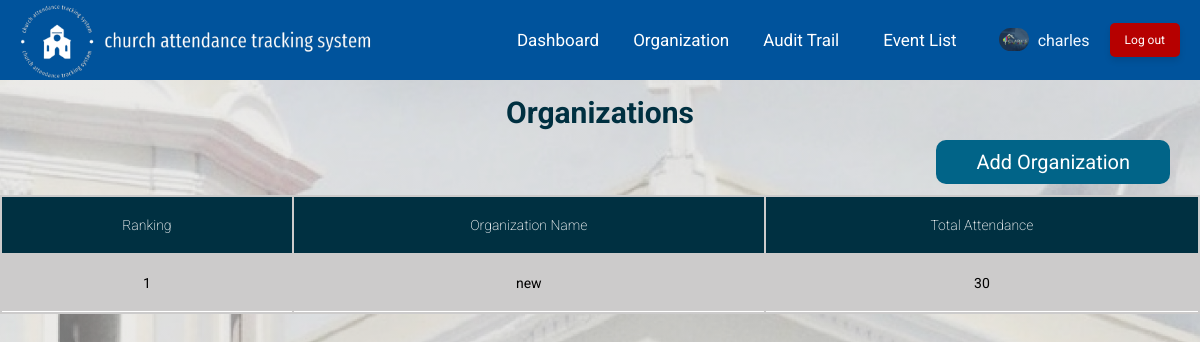
The app's page /cadminorg.php (signed in) with its own data.
### tables this page shows
CREATE TABLE `userlist` (
  `id` int(11) UNSIGNED NOT NULL,
  `username` varchar(50) NOT NULL,
  `access` varchar(50) NOT NULL,
  `church_member` varchar(3) NOT NULL,
  `email` varchar(50) NOT NULL,
  `organization` text DEFAULT NULL,
  `contact` double DEFAULT NULL,
  `profile_picture` text DEFAULT NULL,
  `password` varchar(500) NOT NULL
);

### cadminorg.php (the view, shortened to what this page needs)
<?php
require_once './include/connect/dbcon.php';
$user_id = $_SESSION["user_id"];
try {
    $pdo->setAttribute(PDO::ATTR_ERRMODE, PDO::ERRMODE_EXCEPTION);
    $sql = "SELECT * FROM userlist WHERE id=:user_id";
    $result = $pdo->prepare($sql);
    $result->execute([":user_id" => $user_id]);
    $user = $result->fetch();
    $sql = "SELECT * FROM userlist WHERE access = :access";
    $result = $pdo->prepare($sql);
    $result->bindValue(':access', "orgadmin");
    $result->execute();
    $userorg = $result->fetchAll(PDO::FETCH_ASSOC);
} catch (PDOException $exc) {
    $message = $exc->getMessage();
    echo "Exception: $message";
}
?>
<!DOCTYPE html>
<html lang="en">
<head>
    <link rel="stylesheet" href="cadminorg.css">
</head>
    <body>
          <div class="header">
            <div class="left-section">
                <a href="cadminhome.php" id="logo-link">
                    <img src="images/logos/newwhitetranspa.png" alt="">
                </a>
            </div>
            <div class="right-section">
                <a href="cadminhome.php" class="dashh">Dashboard</a>
                <a href="cadminorg.php" class="orgs">Organization</a>
                <a href="cadminaudit.php" class="audtrail" >Audit Trail</a>
                <a href="ceventlist.php" class="ev" >Event List</a>
                <div class="profile-link">
                  <a href="cadminprofile.php" target="_blank">
                    <img class="profile-picture" src="<?php echo $user["profile_picture"]; ?>" alt="">
                  </a>
                </div>
                <div class="user-name">
                  <a href="cadminprofile.php" target="_blank"> <?php echo $user["username"]; ?></a>
              </div>
              <a class="logout" href="logout.php">Log out</a>
            </div>
          </div>
          <section class="orgtable">
            <div class="container">
                <div class="text-title">
                  <h2 class="heading-section">Organizations</h2>
                </div>
                <div class="add-user"> <a href="caddorg.php">Add Organization</a> </div>
                  <div class="table-wrap">
                    <table class="ta table" >
                      <thead class="thead-primary">
                        <tr>
                          <th>Ranking</th>
                          <th>Organization Name</th>
                          <th>Total Attendance</th>
                        </tr>
                      </thead>
                      <tbody>
                      <?php $count = 1; ?>
                <?php foreach ($userorg as $log): ?>
                    <tr data-row-id="<?php echo $count; ?>">
                        <td><?php echo $count; ?></th>
                        <td><?php echo $log["username"]; ?></td>
                        <td>30</td>
                    </tr>
                    <?php $count++; ?>
                <?php endforeach; ?>
                </tbody>
                    </table>
                  </div>
            </div>
          </section>
    </body>
</html>

### cadminorg.css (style rules this page uses)
* { margin: 0; padding: 0; font-family: Roboto, arial; }
.header { position: fixed; left: 0; right: 0; top: 0; display: flex; flex-direction: row; justify-content: space-between; align-items: center; background-color: rgb(0, 83, 156); margin: 0; padding: 0; z-index: 100; height: 80px; }
.left-section { display: flex; flex-direction: row; justify-content: center; align-items: center; }
.left-section a { display: flex; justify-content: center; align-items: center; padding: 10px; text-decoration: none; }
.left-section img { width: 400px; height: 80px; object-fit: cover; border-radius: 30px; margin-right: 15px; margin-left: -15px; }
.dashh { margin-right: 15px; margin-left: 5px; font-size: 17px; color: rgb(255, 255, 255); text-decoration: none; padding: 2px 2px; border-radius: 5%; background-color: rgba(240, 248, 255, 0); transition: background-color 0.3s, box-shadow 0.3s, transform 0.3s; display: inline-block; transform: translateY(0); }
.orgs { margin-right: 15px; margin-left: 15px; font-size: 17px; color: rgb(255, 255, 255); text-decoration: none; padding: 2px 2px; border-radius: 5%; background-color: rgba(240, 248, 255, 0); transition: background-color 0.3s, box-shadow 0.3s, transform 0.3s; display: inline-block; transform: translateY(0); }
.audtrail { margin-right: 15px; margin-left: 15px; font-size: 17px; color: rgb(255, 255, 255); text-decoration: none; padding: 2px 2px; border-radius: 5%; background-color: rgba(240, 248, 255, 0); transition: background-color 0.3s, box-shadow 0.3s, transform 0.3s; display: inline-block; transform: translateY(0); }
.ev { margin-right: 40px; margin-left: 25px; font-size: 17px; color: rgb(255, 255, 255); text-decoration: none; padding: 2px 2px; border-radius: 5%; background-color: rgba(240, 248, 255, 0); transition: background-color 0.3s, box-shadow 0.3s, transform 0.3s; display: inline-block; transform: translateY(0); }
.user-name a { color: aliceblue; text-decoration: none; margin-right: 20px; margin-left: -1px; }
.profile-link img { width: 30px; height: auto; border-radius: 15px; margin-top: 3px; margin-right: 10px; }
.logout { margin-right: -30px; margin-left: 0px; font-size: 12px; color: white; padding: 10px 15px; border-radius: 5px; background-color: rgb(182, 0, 0); text-decoration: none; transition: background-color 0.3s, box-shadow 0.3s, transform 0.3s; display: inline-block; box-shadow: 0 4px 6px rgba(0, 0, 0, 0.1); transform: translateY(0); }
.right-section { display: flex; justify-content: center; align-items: center; flex-shrink: 0; margin-right: 50px; }
body { padding-top: 95px; background: linear-gradient(to top, rgba(218, 217, 217, 0.5) 50%, rgba(218, 217, 217, 0.5) 50%), url(images/lagin.jpg); background-attachment: fixed; background-position: center; background-size: cover; height: 120vh; }
.heading-section { font-size: 30px; text-align: center; margin-bottom: 60px; color: rgb(0, 48, 65); }
.add-user { width: 100%; height: 10px; margin-top: -40px; margin-bottom: 35px; text-align: right; }
.add-user a { font-size: 20px; color: rgb(255, 255, 255); text-decoration: none; padding: 10px 40px; border-radius: 10px; background-color: rgb(1, 100, 136); margin-right: 30px; }
.table-wrap { overflow-x: scroll; }
.table { min-width: 1000px !important; width: 100%; background: #cccbcb; }
.table thead.thead-primary { background-color: rgb(0, 48, 65); }
.table thead th { border: none; padding: 20px 30px; font-size: 14px; font-weight: 200; color: #fff; }
.table tbody tr { margin-bottom: 10px; }
.table tbody th, .table tbody td { border: none; padding: 20px 30px; border-bottom : 1px solid #ffffff; font-size: 14px; text-align: center; }

### records on screen
userlist: profile_picture (picture), username "charles"
userlist: username "new"
